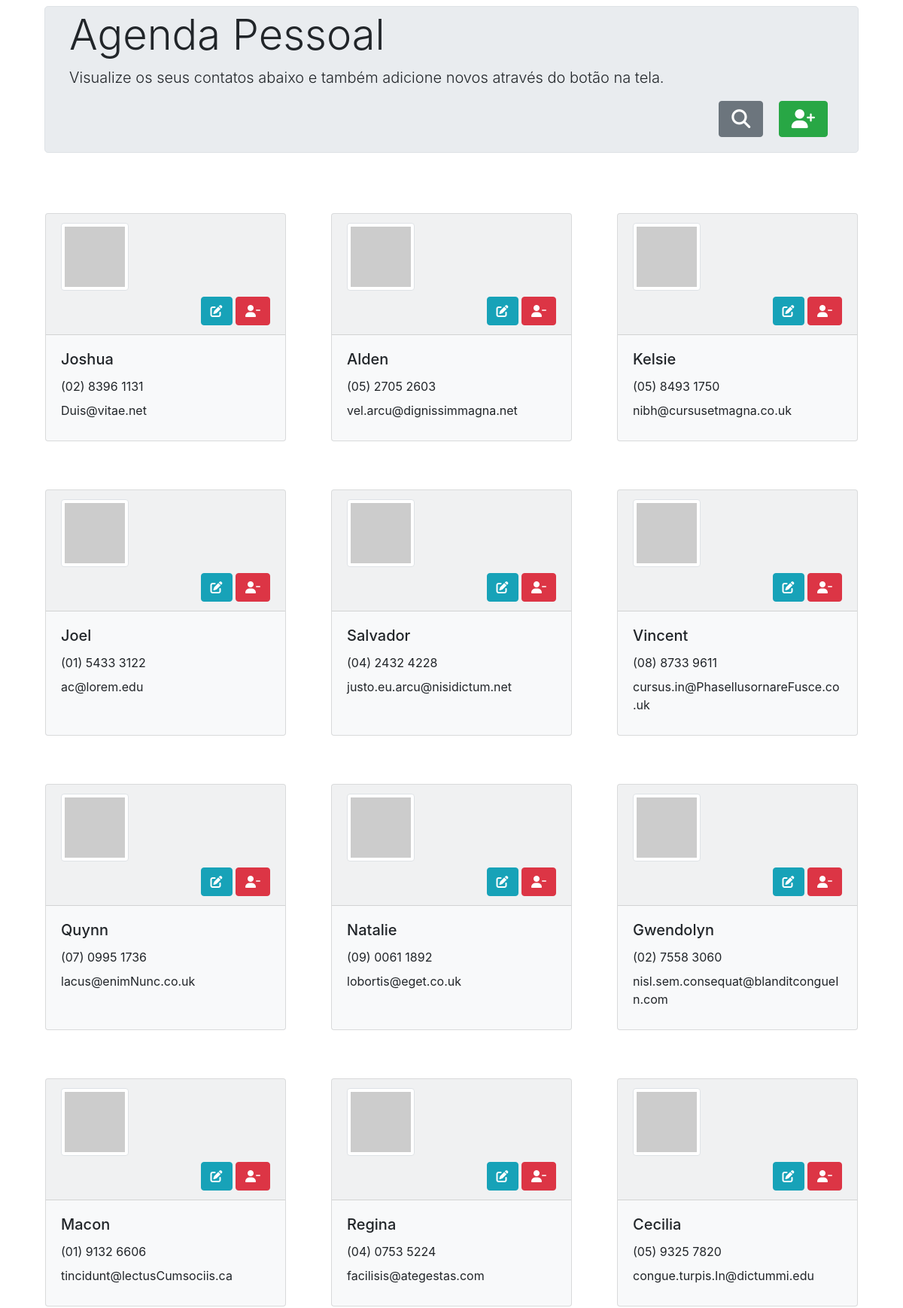
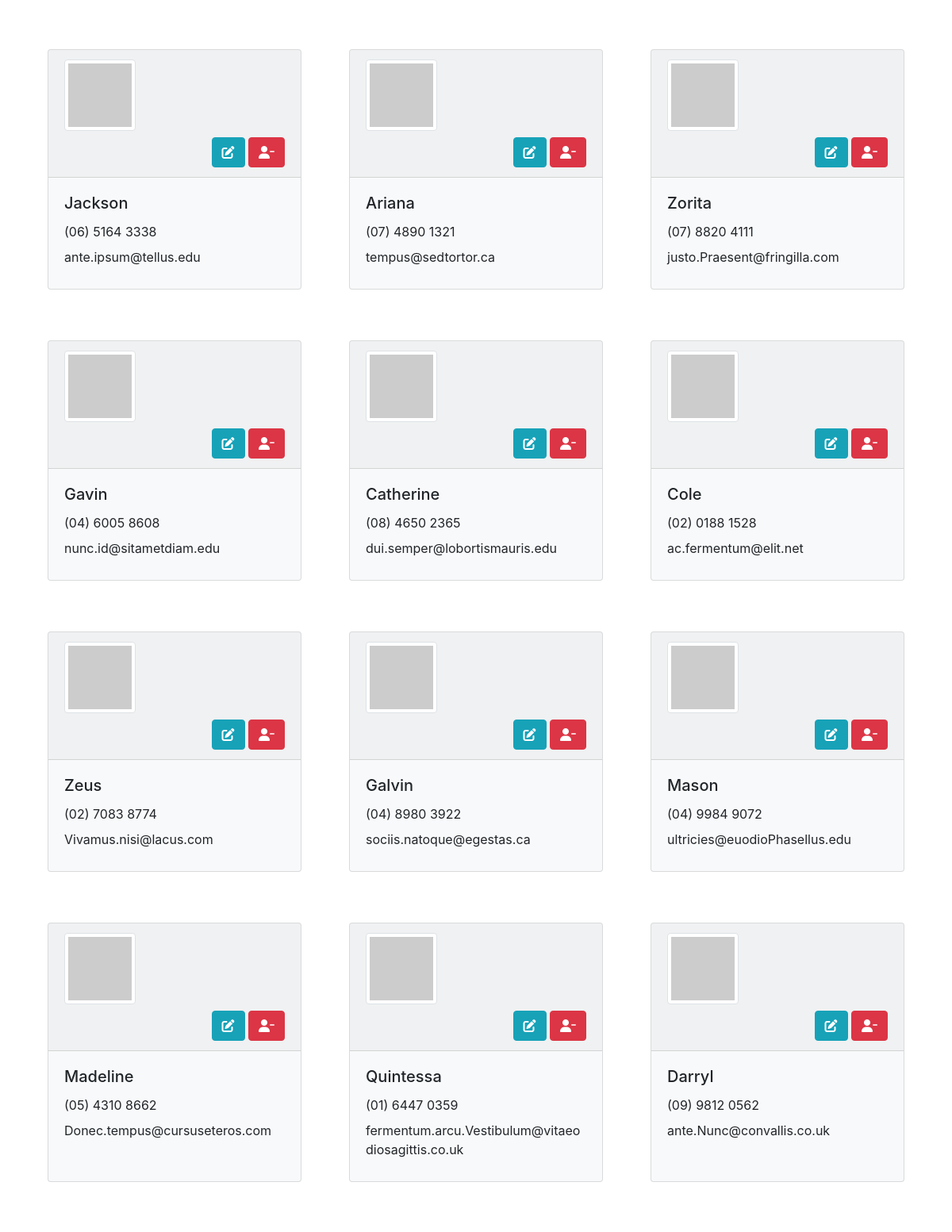
The page / (upper part) on the database its author committed (2 pictures, top to bottom).
### tables this page shows
CREATE TABLE `tb_contato` (
  `id` mediumint(8) unsigned NOT NULL auto_increment,
  `nome` varchar(255) default NULL,
  `telefone` varchar(100) default NULL,
  `email` varchar(255) default NULL,
  PRIMARY KEY (`id`)
) AUTO_INCREMENT=1;

### conexao.php (called while the page is built)
<?php
    class Conexao {
    private $dsn = 'mysql:host=localhost; dbname=db_agenda';
    private $user = 'root';
    private $pass = '';
        public function conectar() {
            try {
                $con = new PDO($this->dsn, $this->user, $this->pass);
                return $con;
                } catch (PDOException $e) {
                echo '</br>' . $e->getError();
                echo '</br>' . $e->getMessage();
                }
            }
    }
?>

### controller.php (called while the page is built, shortened)
<?php
    require 'conexao.php';
    $acao = isset($_GET['acao']) ? $_GET['acao'] : $acao;
    if($acao == 'select') {
        $con = new Conexao();
        $query = "SELECT * FROM tb_contato";
        $stmt = $con->conectar()->prepare($query);
        $stmt->execute();
        $lista = $stmt->fetchAll(PDO::FETCH_OBJ);
    }
?>

### index.php (the view, shortened to what this page needs)
<?php
    $acao = 'select';
    require 'controller.php';
?>
<!doctype html>
<html lang="pt-br">
  <head>
    <link rel="stylesheet" href="https://stackpath.bootstrapcdn.com/bootstrap/4.3.1/css/bootstrap.min.css">
    <link rel="stylesheet" href="./css/custom_style.css">
  </head>
  <body>
    <header>
        <div class="cheader container mt-2 mb-5">
            <div class="row">
                <div class="col">
                    <div class="jumbotron py-1 border">
                        <h1 class="display-4">Agenda Pessoal</h1>
                        <p class="lead">Visualize os seus contatos abaixo e também adicione novos através do botão na tela.</p>
                        <div class="text-right">
                        <button class="btn btn-primary btn-lg rounded border-secondary mx-2 px-3 bg-secondary mb-3" href="#" role="button" onclick="#"><i class="fas fa-search fa-lg"></i></button>
                        <button class="btn btn-primary btn-lg rounded border-success mx-2 px-3 bg-success mb-3" href="#" role="button" onclick="modalAdd()"><i class="fas fa-user-plus fa-lg"></i></button>
                    </div>
                    </div>
                </div>
            </div>
        </div>
    </header>
    <section>
        <div class="container">
            <div class="row">
                <? foreach ($lista as $key => $value) { ?>
                    <div class="col-md-4 d-flex justify-content-center mb-5">
                        <div class="card-box card bg-light mb-3" style="width: 20rem;">
                            <div class="card-header">
                                <img src="https://via.placeholder.com/125C/" class="img-thumbnail"></img>
                                <div class="text-right mt-2">
                                    <button class="btn btn-info" onclick="modalUpdate(<?= $value->id ?>, '<?= $value->nome ?>', '<?= $value->telefone ?>', '<?= $value->email ?>')"><i class="fas fa-edit"></i></button>
                                    <button class="btn btn-danger" onclick="remover(<?= $value->id ?>)"><i class="fas fa-user-minus"></i></button>
                                </div>
                            </div>
                            <div class="card-body">
                            <h5 class="card-title"><?= $value->nome ?></h5>
                            <p class="card-text mb-2"><?= $value->telefone ?></p>
                            <p class="card-text mb-2"><?= $value->email ?></p>
                            </div>
                        </div>
                    </div>
                <? } ?>
            </div>
        </div>
    </section>
  </body>
</html>

### css/custom_style.css (style rules this page uses)
@media (min-width: 1200px) { .cheader { padding: 0px 29px 0px; } }

### rows shown on the page
tb_contato: nome "Joshua", telefone "(02) 8396 1131", email "Duis@vitae.net"
tb_contato: nome "Alden", telefone "(05) 2705 2603", email "vel.arcu@dignissimmagna.net"
tb_contato: nome "Kelsie", telefone "(05) 8493 1750", email "nibh@cursusetmagna.co.uk"
tb_contato: nome "Joel", telefone "(01) 5433 3122", email "ac@lorem.edu"
tb_contato: nome "Salvador", telefone "(04) 2432 4228", email "justo.eu.arcu@nisidictum.net"
tb_contato: nome "Vincent", telefone "(08) 8733 9611", email "cursus.in@PhasellusornareFusce.co.uk"
tb_contato: nome "Quynn", telefone "(07) 0995 1736", email "lacus@enimNunc.co.uk"
tb_contato: nome "Natalie", telefone "(09) 0061 1892", email "lobortis@eget.co.uk"
tb_contato: nome "Gwendolyn", telefone "(02) 7558 3060", email "nisl.sem.consequat@blanditcongueIn.com"
tb_contato: nome "Macon", telefone "(01) 9132 6606", email "tincidunt@lectusCumsociis.ca"
tb_contato: nome "Regina", telefone "(04) 0753 5224", email "facilisis@ategestas.com"
tb_contato: nome "Cecilia", telefone "(05) 9325 7820", email "congue.turpis.In@dictummi.edu"
tb_contato: nome "Jackson", telefone "(06) 5164 3338", email "ante.ipsum@tellus.edu"
tb_contato: nome "Ariana", telefone "(07) 4890 1321", email "tempus@sedtortor.ca"
tb_contato: nome "Zorita", telefone "(07) 8820 4111", email "justo.Praesent@fringilla.com"
tb_contato: nome "Gavin", telefone "(04) 6005 8608", email "nunc.id@sitametdiam.edu"
tb_contato: nome "Catherine", telefone "(08) 4650 2365", email "dui.semper@lobortismauris.edu"
tb_contato: nome "Cole", telefone "(02) 0188 1528", email "ac.fermentum@elit.net"
tb_contato: nome "Zeus", telefone "(02) 7083 8774", email "Vivamus.nisi@lacus.com"
tb_contato: nome "Galvin", telefone "(04) 8980 3922", email "sociis.natoque@egestas.ca"
tb_contato: nome "Mason", telefone "(04) 9984 9072", email "ultricies@euodioPhasellus.edu"
tb_contato: nome "Madeline", telefone "(05) 4310 8662", email "Donec.tempus@cursuseteros.com"
tb_contato: nome "Quintessa", telefone "(01) 6447 0359", email "fermentum.arcu.Vestibulum@vitaeodiosagittis.co.uk"
tb_contato: nome "Darryl", telefone "(09) 9812 0562", email "ante.Nunc@convallis.co.uk"
